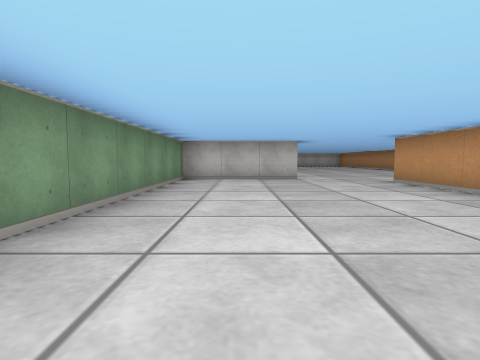
View 1 (above)

20 first-person views from a walk through a cub3D level. The camera is about half as high as the walls, tilts 4° down and sees 80° across. The floor is counted in squares. Each view is taken from the middle of a square. On the plan, view 1 faces up. The plan holds only what a view shows up to about 9 squares ahead; the rest is blank.

View 2
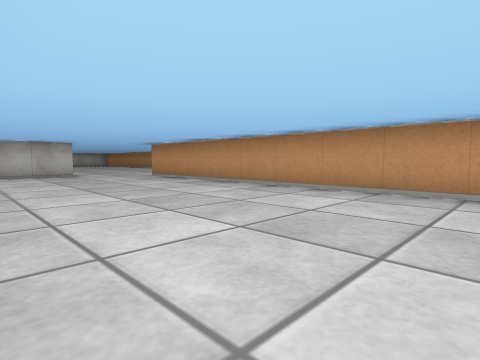

View 3
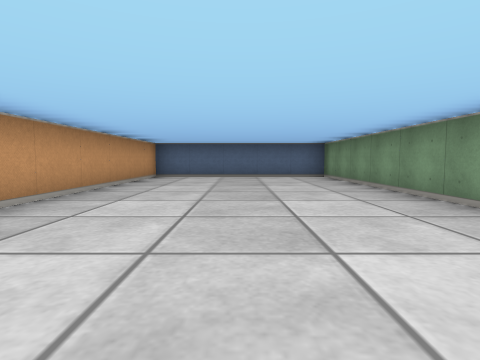

View 4
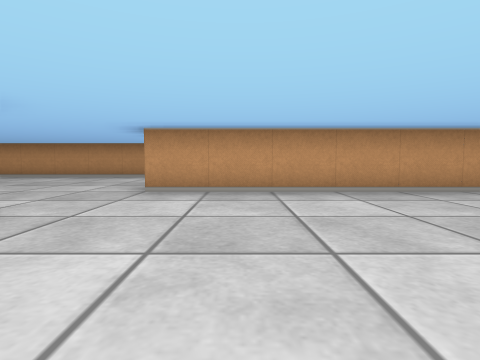

View 5
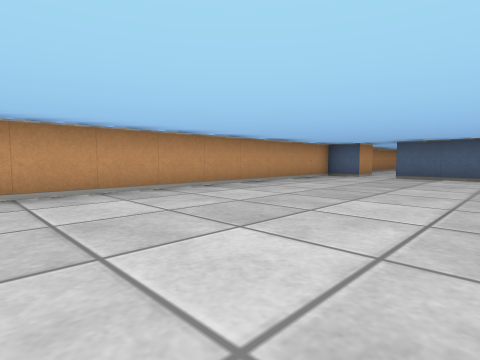

View 6
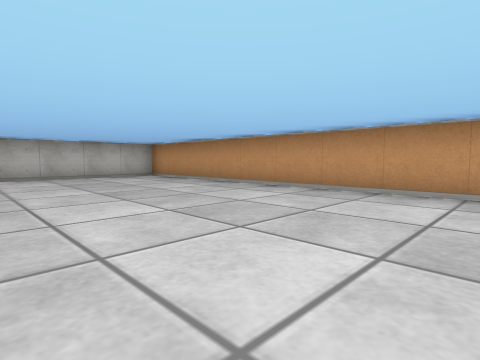

View 7
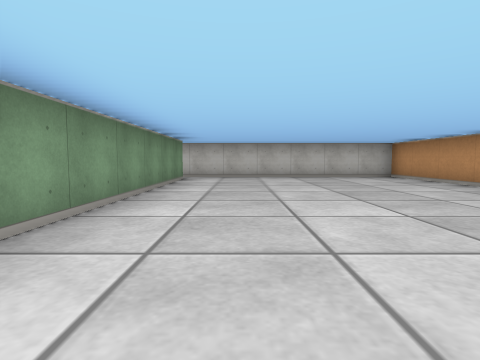

View 8
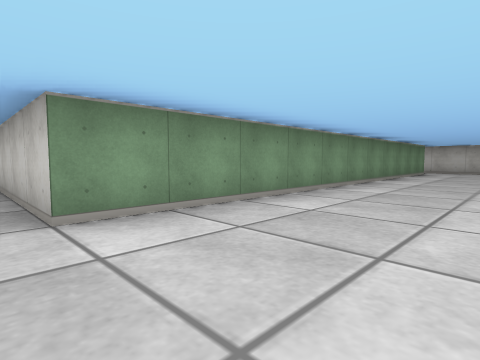

View 9
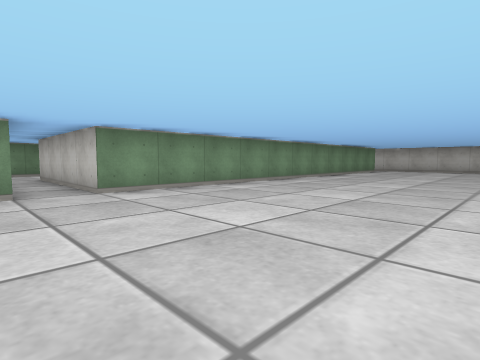

View 10
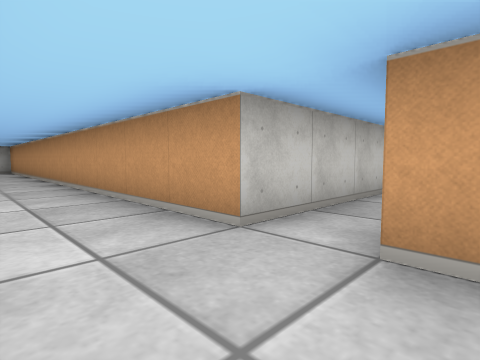

View 11
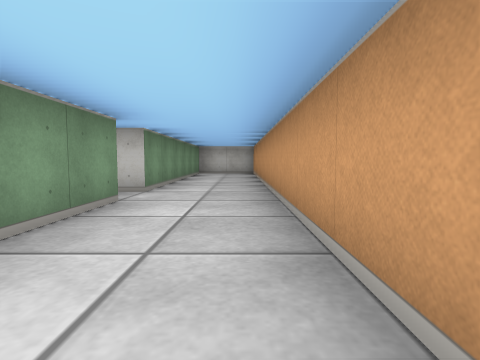

View 12
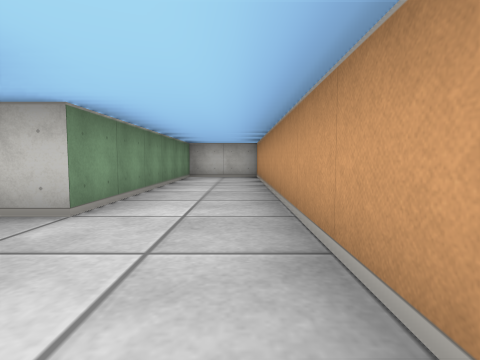

View 13
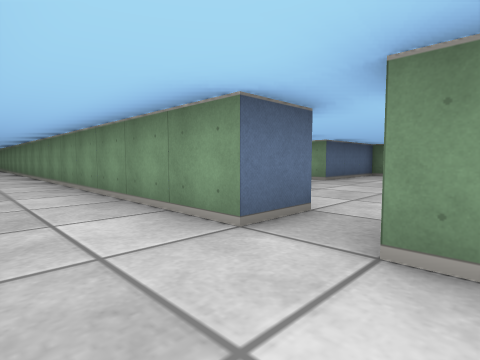

View 14
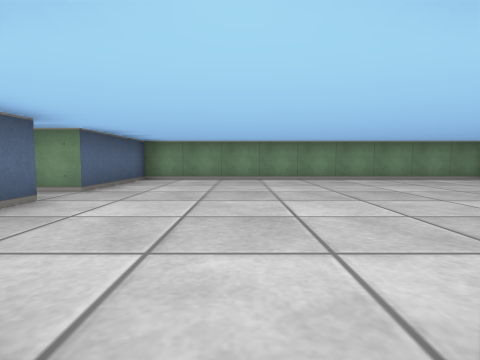

View 15
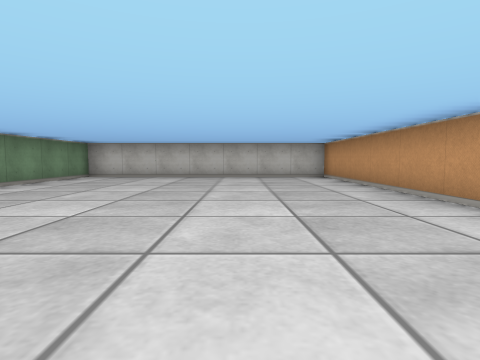

View 16
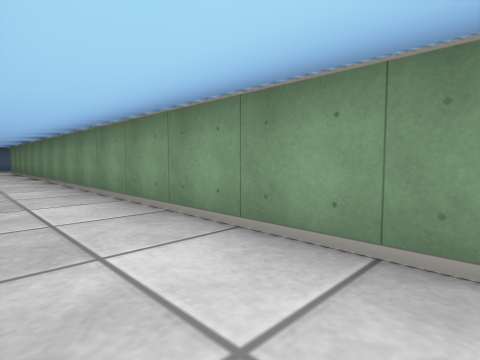

View 17
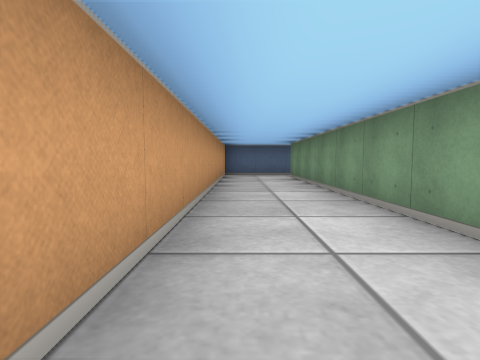

View 18
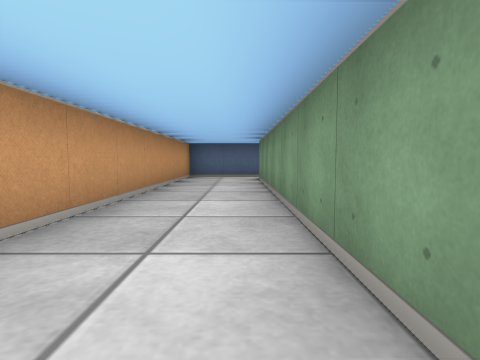

View 19
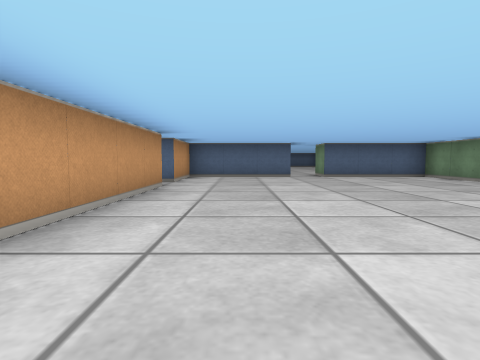

View 20
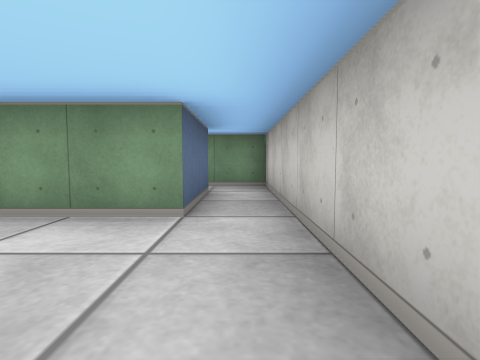

### Floor plan
Points are (right, up) in squares from view 1. A wall is a line through its corners. A room is listed if a view was taken in it or the views show most of it. See-through windows are left out.
Room 1 (views 1, 2, 3, 4)
walls: (-1.5, 0.1) (-1.5, -5.5) (3.5, -5.5) (3.5, 6.5); (0.4, 7.5) (-1.5, 7.5) (-1.5, 1.8)
ways out: opening at (2, 7) to room 2
Room 2 (views 5, 6, 7, 8, 9, 20)
walls: (1.6, 7.5) (0.4, 7.5); (3.5, 6.5) (5.5, 6.5); (-0.5, 20.5) (1.5, 20.5) (1.5, 9.5) (-2.5, 9.5); (6.5, 6.5) (7.4, 6.5); (7.5, 6.8) (7.5, 21.5) (-0.5, 21.5)
ways out: opening at (2, 7) to room 1; opening at (-2, 9) to room 3; opening at (0.5, 21); opening at (6, 6)
Room 3 (views 10, 11, 12, 13, 14, 16, 17, 18)
walls: (-2.5, 8) (-2.5, 8.5); (-2.5, 9.5) (-2.5, 21.5) (-4.5, 21.5) (-4.5, 15.5) (-5.1, 15.5); (-5.5, 14.5) (-4.5, 14.5) (-4.5, -4.5); (-4.6, -5.5) (-2.5, -5.5) (-2.5, 3.5)
ways out: opening at (-2, 9) to room 2; opening at (-5, 15) to room 4
Room 4 (views 15, 19)
walls: (-5.5, 15.5) (-5.5, 21.5) (-12.5, 21.5) (-12.5, 12.5) (-9.5, 12.5) (-9.5, 11.8); (-8.6, 12.5) (-5.5, 12.5) (-5.5, 14.5)
ways out: opening at (-5, 15) to room 3; opening at (-9, 12)

Where each view was taken, in squares from view 1:
view 1: 0 up, 0 right, facing up
view 2: 2 down, 1 left, facing up-right
view 3: 3 up, 1 right, facing down
view 4: 5 up, 1 left, facing right
view 5: 15 up, 3 right, facing down-right
view 6: 13 up, 3 right, facing up-right
view 7: 13 up, 3 right, facing up
view 8: 9 up, 4 right, facing up-left
view 9: 8 up, 6 right, facing up-left
view 10: 8 up, 4 left, facing up-right
view 11: 11 up, 3 left, facing up
view 12: 13 up, 3 left, facing up
view 13: 16 up, 3 left, facing down-left
view 14: 15 up, 5 left, facing left
view 15: 13 up, 8 left, facing up
view 16: 9 up, 3 left, facing down-left
view 17: 4 up, 3 left, facing down
view 18: 3 up, 4 left, facing down
view 19: 21 up, 7 left, facing down
view 20: 21 up, 4 right, facing left
